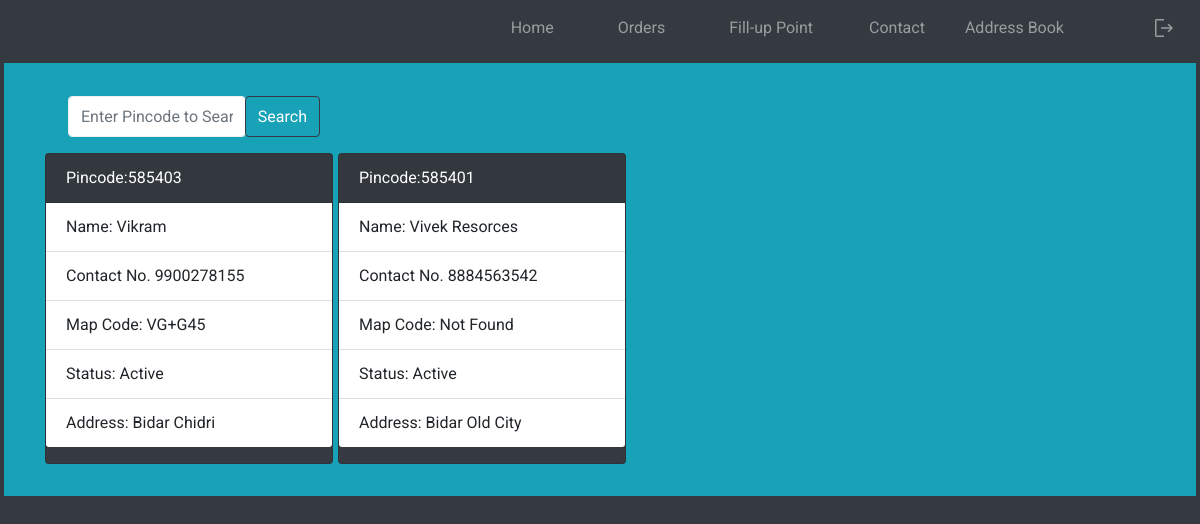
The page /h20app/Customer/cHomePage.php?info=fillup (signed in) on the database its author committed.
### tables this page shows
CREATE TABLE `fillup` (
  `id` int(11) NOT NULL,
  `name` varchar(20) NOT NULL,
  `number` bigint(10) NOT NULL,
  `status` varchar(20) DEFAULT NULL,
  `pincode` int(6) NOT NULL,
  `gCode` varchar(10) DEFAULT NULL,
  `address` varchar(50) NOT NULL
);

### h20app/Customer/cFillupPage.php (the view, shortened to what this page needs)
<?php
  require('db.php');
  ?>
    <div class="mt-5 pt-5 text-start mx-1 mb-5 pb-3 bg-info">
      <form method='post' action='cHomePage.php?info=searchfillup'>
        <div class="input-group text-center mx-3 mb-3" style="width:300px;">
         <input name="searchPin"  oninput="javascript: if (this.value.length > this.maxLength) this.value = this.value.slice(0, this.maxLength);" onkeypress="return onlyNumberKey(event)"  id="pincodeEntered" type="number" class="form-control rounded ml-5" style="width:50px;" maxlength="6" minlength="6" placeholder="Enter Pincode to Search"/>
          <button type="submit" id="searchOrder" class="btn btn-outline-dark text-white rounded">Search</button>
        </div>
      </form>
        <?php
        $query="SELECT * FROM fillup where status='Active'";
        $res=mysqli_query($conn, $query);
        if (mysqli_num_rows($res) > 0) {
          ?>
        <div class="container">
          <div class="row">
            <?php
                  while($row = mysqli_fetch_assoc($res)) {
                    ?>
                  <div class="col-lg-3 mb-3 mr-2 order">
                    <div class="card bg-dark text-white pb-3" style="width: 18rem">
                    <?php
                      echo "<div class='card-header'>Pincode:<span class='pincode'>".$row['pincode']."</span></div>";
                    ?>
                    <ul class="list-group list-group-flush">
                    <?php
                      echo "<li class='list-group-item'>Name: ".$row['name']."</li>";
                      echo "<li class='list-group-item'>Contact No. ".$row['number']."</li>";
                      if($row['gCode'] == null){
                        echo "<li class='list-group-item'>Map Code: Not Found</li>";
                      }else {
                      echo "<li class='list-group-item'>Map Code: ".$row['gCode']."</li>";
                      }
                      echo "<li class='list-group-item'>Status:  ".$row['status']."</li>";
                      echo "<li class='list-group-item'>Address:  ".$row['address']."</li>";
                    ?>
                      </ul>
                    </div>
                  </div>
                <?php
                  }
                ?>
              </div>
            </div>
            <?php
                } else {
                  echo "<h1 class'text-center mt-5 pt-5 mb-5 pb-5 mx-5'>No Active Fill Up Points Found</h1>";
                }
                ?>
          </div>

### h20app/Customer/Styles/cHomePage.css (style rules this page uses)
input[type="number"] { -moz-appearance: textfield; }

### h20app/Customer/Styles/address.css (style rules this page uses)
body { color: #999; background: powderblue; font-family: "Roboto", sans-serif; }
.form-control { border-color: #eee; min-height: 41px; box-shadow: none !important; }
.form-control, .btn { border-radius: 3px; }
input[type="number"] { -moz-appearance: textfield; }

### rows shown on the page
fillup: pincode "585403", name "Vikram", number "9900278155", gCode "VG+G45", status "Active", address "Bidar Chidri"
fillup: pincode "585401", name "Vivek Resorces", number "8884563542", shows "Map Code: Not Found", status "Active", address "Bidar Old City"
